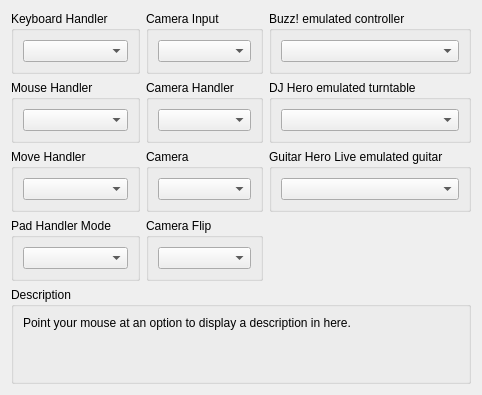
      <widget class="QWidget" name="inputTab">
       <attribute name="title">
        <string>I/O</string>
       </attribute>
       <layout class="QVBoxLayout" name="inputTab_layout">
        <item>
         <layout class="QGridLayout" name="ioGridLayout">
          <item row="1" column="2">
           <widget class="QGroupBox" name="gb_turntable_emulated">
            <property name="title">
             <string>DJ Hero emulated turntable</string>
            </property>
            <layout class="QVBoxLayout" name="gb_turntable_emulated_layout">
             <item>
              <widget class="QComboBox" name="turntableBox"/>
             </item>
            </layout>
           </widget>
          </item>
          <item row="1" column="0">
           <widget class="QGroupBox" name="gb_mouse_handler">
            <property name="title">
             <string>Mouse Handler</string>
            </property>
            <layout class="QVBoxLayout" name="gb_mouse_handler_layout">
             <item>
              <widget class="QComboBox" name="mouseHandlerBox"/>
             </item>
            </layout>
           </widget>
          </item>
          <item row="0" column="1">
           <widget class="QGroupBox" name="gb_camera_type">
            <property name="title">
             <string>Camera Input</string>
            </property>
            <layout class="QVBoxLayout" name="gb_camera_type_layout">
             <item>
              <widget class="QComboBox" name="cameraTypeBox"/>
             </item>
            </layout>
           </widget>
          </item>
          <item row="2" column="0">
           <widget class="QGroupBox" name="gb_move_handler">
            <property name="title">
             <string>Move Handler</string>
            </property>
            <layout class="QVBoxLayout" name="gb_move_handler_layout">
             <item>
              <widget class="QComboBox" name="moveBox"/>
             </item>
            </layout>
           </widget>
          </item>
          <item row="0" column="0">
           <widget class="QGroupBox" name="gb_keyboard_handler">
            <property name="title">
             <string>Keyboard Handler</string>
            </property>
            <layout class="QVBoxLayout" name="gb_keyboard_handler_layout">
             <item>
              <widget class="QComboBox" name="keyboardHandlerBox"/>
             </item>
            </layout>
           </widget>
          </item>
          <item row="0" column="2">
           <widget class="QGroupBox" name="gb_buzz_emulated">
            <property name="title">
             <string>Buzz! emulated controller</string>
            </property>
            <layout class="QVBoxLayout" name="gb_buzz_emulated_layout">
             <item>
              <widget class="QComboBox" name="buzzBox"/>
             </item>
            </layout>
           </widget>
          </item>
          <item row="3" column="1">
           <widget class="QGroupBox" name="gb_camera_flip">
            <property name="title">
             <string>Camera Flip</string>
            </property>
            <layout class="QVBoxLayout" name="gb_camera_flip_layout">
             <item>
              <widget class="QComboBox" name="cameraFlipBox"/>
             </item>
            </layout>
           </widget>
          </item>
          <item row="1" column="1">
           <widget class="QGroupBox" name="gb_camera_setting">
            <property name="title">
             <string>Camera Handler</string>
            </property>
            <layout class="QVBoxLayout" name="gb_camera_setting_layout">
             <item>
              <widget class="QComboBox" name="cameraBox"/>
             </item>
            </layout>
           </widget>
          </item>
          <item row="2" column="2">
           <widget class="QGroupBox" name="gb_ghltar_emulated">
            <property name="title">
             <string>Guitar Hero Live emulated guitar</string>
            </property>
            <layout class="QVBoxLayout" name="gb_ghltar_emulated_layout">
             <item>
              <widget class="QComboBox" name="ghltarBox"/>
             </item>
            </layout>
           </widget>
          </item>
          <item row="2" column="1">
           <widget class="QGroupBox" name="gb_camera_id">
            <property name="title">
             <string>Camera</string>
            </property>
            <layout class="QVBoxLayout" name="camera_id_layout">
             <item>
              <widget class="QComboBox" name="cameraIdBox"/>
             </item>
            </layout>
           </widget>
          </item>
          <item row="3" column="0">
           <widget class="QGroupBox" name="gb_pad_mode">
            <property name="title">
             <string>Pad Handler Mode</string>
            </property>
            <layout class="QVBoxLayout" name="gb_pad_mode_layout">
             <item>
              <widget class="QComboBox" name="padModeBox"/>
             </item>
            </layout>
           </widget>
          </item>
         </layout>
        </item>
        <item>
         <spacer name="inputTabSpacer">
          <property name="orientation">
           <enum>Qt::Vertical</enum>
          </property>
          <property name="sizeType">
           <enum>QSizePolicy::MinimumExpanding</enum>
          </property>
          <property name="sizeHint" stdset="0">
           <size>
            <width>0</width>
            <height>0</height>
           </size>
          </property>
         </spacer>
        </item>
        <item>
         <widget class="QGroupBox" name="gb_description_io">
          <property name="title">
           <string>Description</string>
          </property>
          <layout class="QVBoxLayout" name="gb_description_io_layout">
           <item>
            <widget class="QLabel" name="description_io">
             <property name="text">
              <string>Point your mouse at an option to display a description in here.


</string>
             </property>
             <property name="textFormat">
              <enum>Qt::PlainText</enum>
             </property>
             <property name="alignment">
              <set>Qt::AlignLeading|Qt::AlignLeft|Qt::AlignTop</set>
             </property>
             <property name="wordWrap">
              <bool>true</bool>
             </property>
            </widget>
           </item>
          </layout>
         </widget>
        </item>
       </layout>
      </widget>
